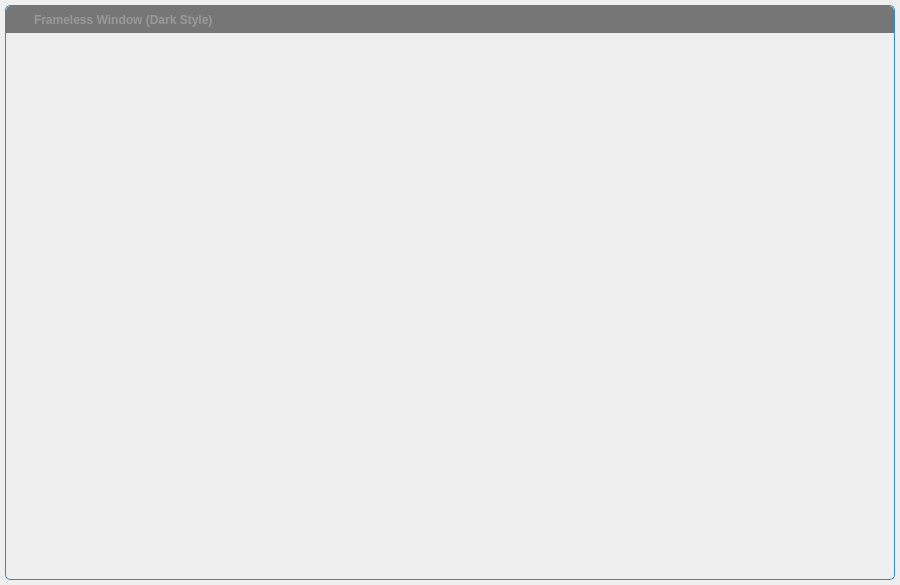
<?xml version="1.0" encoding="UTF-8"?>
<ui version="4.0">
 <class>FramelessWindow</class>
 <widget class="QWidget" name="FramelessWindow">
  <property name="geometry">
   <rect>
    <x>0</x>
    <y>0</y>
    <width>900</width>
    <height>585</height>
   </rect>
  </property>
  <property name="windowTitle">
   <string/>
  </property>
  <property name="autoFillBackground">
   <bool>false</bool>
  </property>
  <layout class="QVBoxLayout" name="verticalLayout_2">
   <property name="spacing">
    <number>0</number>
   </property>
   <property name="leftMargin">
    <number>5</number>
   </property>
   <property name="topMargin">
    <number>5</number>
   </property>
   <property name="rightMargin">
    <number>5</number>
   </property>
   <property name="bottomMargin">
    <number>5</number>
   </property>
   <item>
    <widget class="QWidget" name="windowFrame" native="true">
     <property name="autoFillBackground">
      <bool>false</bool>
     </property>
     <property name="styleSheet">
      <string notr="true">#windowFrame{border:1px solid palette(highlight); border-radius:5px 5px 5px 5px; background-color:palette(Window);}</string>
     </property>
     <layout class="QVBoxLayout" name="verticalLayout">
      <property name="spacing">
       <number>0</number>
      </property>
      <property name="leftMargin">
       <number>1</number>
      </property>
      <property name="topMargin">
       <number>1</number>
      </property>
      <property name="rightMargin">
       <number>1</number>
      </property>
      <property name="bottomMargin">
       <number>1</number>
      </property>
      <item>
       <widget class="WindowDragger" name="windowTitlebar" native="true">
        <property name="sizePolicy">
         <sizepolicy hsizetype="Preferred" vsizetype="Fixed">
          <horstretch>0</horstretch>
          <verstretch>0</verstretch>
         </sizepolicy>
        </property>
        <property name="minimumSize">
         <size>
          <width>0</width>
          <height>0</height>
         </size>
        </property>
        <property name="autoFillBackground">
         <bool>false</bool>
        </property>
        <property name="styleSheet">
         <string notr="true">#windowTitlebar{border: 0px none palette(base); border-top-left-radius:5px; border-top-right-radius:5px; background-color:palette(shadow); height:20px;}</string>
        </property>
        <layout class="QHBoxLayout" name="horizontalLayout" stretch="0,0,1,0,0,0,0">
         <property name="spacing">
          <number>0</number>
         </property>
         <property name="leftMargin">
          <number>0</number>
         </property>
         <property name="topMargin">
          <number>0</number>
         </property>
         <property name="rightMargin">
          <number>0</number>
         </property>
         <property name="bottomMargin">
          <number>0</number>
         </property>
         <item>
          <widget class="QLabel" name="spacer">
           <property name="minimumSize">
            <size>
             <width>4</width>
             <height>0</height>
            </size>
           </property>
           <property name="maximumSize">
            <size>
             <width>4</width>
             <height>16777215</height>
            </size>
           </property>
          </widget>
         </item>
         <item>
          <widget class="QLabel" name="icon">
           <property name="minimumSize">
            <size>
             <width>16</width>
             <height>16</height>
            </size>
           </property>
           <property name="maximumSize">
            <size>
             <width>16</width>
             <height>16</height>
            </size>
           </property>
           <property name="contextMenuPolicy">
            <enum>Qt::NoContextMenu</enum>
           </property>
           <property name="styleSheet">
            <string notr="true">#icon {background-color:palette(shadow);}</string>
           </property>
          </widget>
         </item>
         <item>
          <widget class="QLabel" name="titleText">
           <property name="font">
            <font>
             <weight>75</weight>
             <bold>true</bold>
            </font>
           </property>
           <property name="styleSheet">
            <string notr="true">  padding-left:5px;
  color:rgb(153,153,153);</string>
           </property>
           <property name="text">
            <string>Frameless Window (Dark Style)</string>
           </property>
           <property name="alignment">
            <set>Qt::AlignLeading|Qt::AlignLeft|Qt::AlignVCenter</set>
           </property>
          </widget>
         </item>
         <item>
          <widget class="QToolButton" name="minimizeButton">
           <property name="font">
            <font>
             <weight>75</weight>
             <bold>true</bold>
            </font>
           </property>
           <property name="styleSheet">
            <string notr="true">#minimizeButton{
  background-color:none;
  border:none;
  width:16px;
  height:16px;
  padding:4px;
  image:url(:/images/icon_window_minimize.png);
}
#minimizeButton:hover{
  background-color:palette(alternate-base);
}
#minimizeButton:pressed{
  background-color:palette(highlight);
}</string>
           </property>
           <property name="text">
            <string/>
           </property>
          </widget>
         </item>
         <item>
          <widget class="QToolButton" name="restoreButton">
           <property name="styleSheet">
            <string notr="true">#restoreButton{
  background-color:none;
  border:none;
  width:16px;
  height:16px;
  padding:4px;
  image:url(:/images/icon_window_restore.png);
}
#restoreButton:hover{
  background-color:palette(alternate-base);
}
#restoreButton:pressed{
  background-color:palette(highlight);
}</string>
           </property>
           <property name="text">
            <string/>
           </property>
          </widget>
         </item>
         <item>
          <widget class="QToolButton" name="maximizeButton">
           <property name="styleSheet">
            <string notr="true">#maximizeButton{
  background-color:none;
  border:none;
  width:16px;
  height:16px;
  padding:4px;
  image:url(:/images/icon_window_maximize.png);
}
#maximizeButton:hover{
  background-color:palette(alternate-base);
}
##maximizeButton:pressed{
  background-color:palette(highlight);
}</string>
           </property>
           <property name="text">
            <string/>
           </property>
          </widget>
         </item>
         <item>
          <widget class="QToolButton" name="closeButton">
           <property name="font">
            <font>
             <weight>75</weight>
             <bold>true</bold>
            </font>
           </property>
           <property name="styleSheet">
            <string notr="true">#closeButton{
  background-color:none;
  border:none;
  width:16px;
  height:16px;
  padding:4px;
  image:url(:/images/icon_window_close.png);
  border-top-right-radius: 5px;
}
#closeButton:hover{
  background-color:palette(alternate-base);
}
##closeButton:pressed{
  background-color:palette(highlight);
}</string>
           </property>
          </widget>
         </item>
        </layout>
       </widget>
      </item>
      <item>
       <widget class="QWidget" name="windowContent" native="true">
        <property name="autoFillBackground">
         <bool>false</bool>
        </property>
        <property name="styleSheet">
         <string notr="true">#windowContent{
  border: 0px none palette(base);
  border-radius:0px 0px 5px 5px;
}</string>
        </property>
        <layout class="QVBoxLayout" name="verticalLayout_3">
         <property name="spacing">
          <number>0</number>
         </property>
         <property name="leftMargin">
          <number>0</number>
         </property>
         <property name="topMargin">
          <number>0</number>
         </property>
         <property name="rightMargin">
          <number>0</number>
         </property>
         <property name="bottomMargin">
          <number>0</number>
         </property>
        </layout>
       </widget>
      </item>
     </layout>
    </widget>
   </item>
  </layout>
 </widget>
 <layoutdefault spacing="6" margin="11"/>
 <customwidgets>
  <customwidget>
   <class>WindowDragger</class>
   <extends>QWidget</extends>
   <header>windowdragger.h</header>
   <container>1</container>
  </customwidget>
 </customwidgets>
 <resources/>
 <connections/>
</ui>
